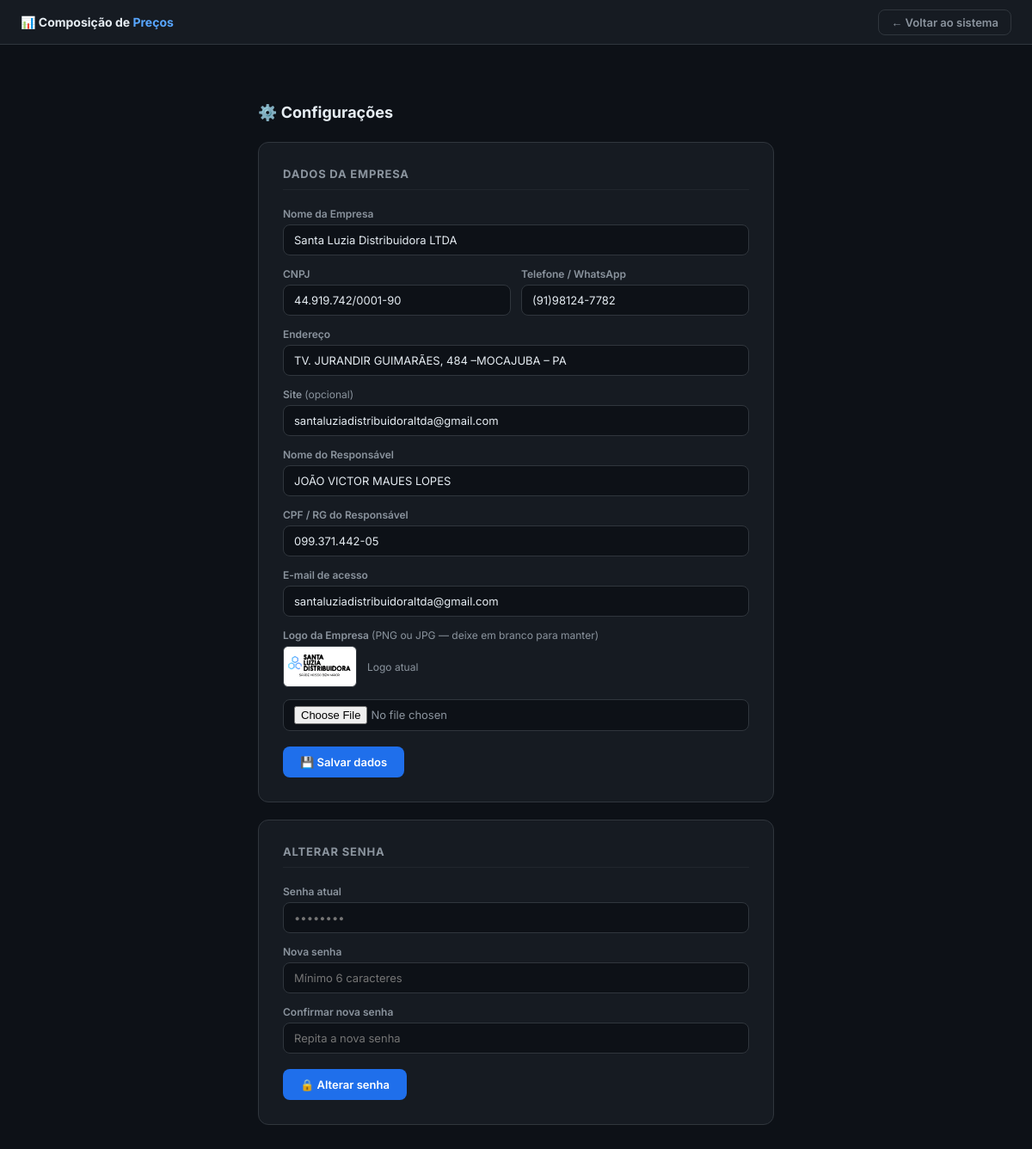
/configuracoes (signed in), run on the app's committed database.
### models.py (models this page shows, shortened)
class Empresa(UserMixin, db.Model):
    __tablename__ = 'empresas'
    id           = db.Column(db.String(36), primary_key=True, default=lambda: str(uuid.uuid4()))
    nome         = db.Column(db.String(200), nullable=False)
    email        = db.Column(db.String(200), unique=True, nullable=False)
    senha_hash   = db.Column(db.String(256), nullable=False)
    cnpj         = db.Column(db.String(20))
    responsavel  = db.Column(db.String(200))
    documento    = db.Column(db.String(30))   # CPF ou RG do responsável
    endereco     = db.Column(db.String(300))
    telefone     = db.Column(db.String(30))
    site         = db.Column(db.String(200))
    logo_path    = db.Column(db.String(300))  # caminho relativo em static/logos/
    criado_em    = db.Column(db.DateTime, default=datetime.utcnow)
    composicoes  = db.relationship('Composicao', backref='empresa', lazy=True, cascade='all, delete-orphan')
    documentos   = db.relationship('Documento',  backref='empresa', lazy=True, cascade='all, delete-orphan')

### routes/auth.py (the view, shortened to what this page needs)
@auth_bp.route('/configuracoes', methods=['GET', 'POST'])
@login_required
def configuracoes():
    from flask_login import current_user
    empresa = current_user
    erros = {}
    sucesso = None
    return render_template('configuracoes.html', empresa=empresa, erros=erros, sucesso=sucesso)

### app.py (called while the page is built)
@login_manager.user_loader
def load_user(user_id):
    return db.session.get(Empresa, user_id)

### templates/configuracoes.html (shortened to what this page needs)
<!DOCTYPE html>
<html lang="pt-BR">
<head>
</head>
<body>
<div class="topbar">
  <div class="topbar-brand">📊 Composição de <span>Preços</span></div>
  <div class="topbar-actions">
    <a href="/" class="btn-back">← Voltar ao sistema</a>
  </div>
</div>
<div class="page">
  <h2>⚙️ Configurações</h2>
  <div class="card">
    <div class="card-title">Dados da Empresa</div>
    <form method="POST" enctype="multipart/form-data">
      <div class="form-group">
        <label>Nome da Empresa</label>
        <input type="text" name="nome" value="{{ empresa.nome or '' }}" required>
      </div>
      <div class="form-row">
        <div class="form-group">
          <label>CNPJ</label>
          <input type="text" name="cnpj" value="{{ empresa.cnpj or '' }}">
        </div>
        <div class="form-group">
          <label>Telefone / WhatsApp</label>
          <input type="text" name="telefone" value="{{ empresa.telefone or '' }}">
        </div>
      </div>
      <div class="form-group">
        <label>Endereço</label>
        <input type="text" name="endereco" value="{{ empresa.endereco or '' }}">
      </div>
      <div class="form-group">
        <label>Site <span>(opcional)</span></label>
        <input type="text" name="site" value="{{ empresa.site or '' }}">
      </div>
      <div class="form-group">
        <label>Nome do Responsável</label>
        <input type="text" name="responsavel" value="{{ empresa.responsavel or '' }}">
      </div>
      <div class="form-group">
        <label>CPF / RG do Responsável</label>
        <input type="text" name="documento" value="{{ empresa.documento or '' }}">
      </div>
      <div class="form-group">
        <label>E-mail de acesso</label>
        <input type="email" name="email" value="{{ empresa.email or '' }}" class="{{ 'erro' if erros.get('email') }}" required>
      </div>
      <div class="form-group">
        <label>Logo da Empresa <span>(PNG ou JPG — deixe em branco para manter)</span></label>
        {% if empresa.logo_path %}
          <div class="logo-preview">
            <img src="/static/{{ empresa.logo_path }}" alt="Logo atual">
            <span>Logo atual</span>
          </div>
        {% endif %}
        <input type="file" name="logo" accept=".png,.jpg,.jpeg,.webp">
      </div>
      <button type="submit" class="btn-save">💾 Salvar dados</button>
    </form>
  </div>
  <div class="card">
    <div class="card-title">Alterar Senha</div>
    <form method="POST">
      <div class="form-group">
        <label>Senha atual</label>
        <input type="password" name="senha_atual" class="{{ 'erro' if erros.get('senha_atual') }}" placeholder="••••••••">
      </div>
      <div class="form-group">
        <label>Nova senha</label>
        <input type="password" name="senha_nova" class="{{ 'erro' if erros.get('senha_nova') }}" placeholder="Mínimo 6 caracteres">
      </div>
      <div class="form-group">
        <label>Confirmar nova senha</label>
        <input type="password" name="senha_conf" class="{{ 'erro' if erros.get('senha_conf') }}" placeholder="Repita a nova senha">
      </div>
      <button type="submit" class="btn-save">🔒 Alterar senha</button>
    </form>
  </div>
</div>
</body>
</html>

### templates/configuracoes.html (style rules this page uses)
*, *::before, *::after { box-sizing: border-box; margin: 0; padding: 0; }
body { font-family: 'Inter', sans-serif; background: #0D1117; color: #E6EDF3; min-height: 100vh; padding: 40px 16px; }
.topbar { background: #161B22; border-bottom: 1px solid #30363D; padding: 0 24px; height: 52px; display: flex; align-items: center; justify-content: space-between; position: fixed; top: 0; left: 0; right: 0; z-index: 100; }
.topbar-brand { font-size: 14px; font-weight: 700; color: #E6EDF3; }
.topbar-brand span { color: #58A6FF; }
.topbar-actions { display: flex; align-items: center; gap: 8px; }
.btn-back { background: transparent; border: 1px solid #30363D; color: #8B949E; padding: 6px 14px; border-radius: 8px; font-size: 13px; font-weight: 600; cursor: pointer; text-decoration: none; font-family: inherit; transition: all .15s; }
.page { max-width: 600px; margin: 80px auto 0; padding-bottom: 60px; }
h2 { font-size: 18px; font-weight: 700; margin-bottom: 24px; }
.card { background: #161B22; border: 1px solid #30363D; border-radius: 12px; padding: 28px; margin-bottom: 20px; }
.card-title { font-size: 13px; font-weight: 700; color: #8B949E; text-transform: uppercase; letter-spacing: .8px; margin-bottom: 20px; padding-bottom: 10px; border-bottom: 1px solid #21262D; }
.form-group { margin-bottom: 14px; }
.form-row { display: grid; grid-template-columns: 1fr 1fr; gap: 12px; }
label { display: block; font-size: 12px; font-weight: 600; color: #8B949E; margin-bottom: 5px; }
label span { font-weight: 400; }
input[type=text], input[type=email], input[type=password] { width: 100%; background: #0D1117; border: 1px solid #30363D; border-radius: 8px; padding: 9px 12px; font-size: 13px; color: #E6EDF3; font-family: inherit; outline: none; transition: border-color .15s; }
input[type=file] { width: 100%; background: #0D1117; border: 1px solid #30363D; border-radius: 8px; padding: 7px 12px; font-size: 13px; color: #8B949E; font-family: inherit; cursor: pointer; }
.logo-preview { display: flex; align-items: center; gap: 12px; margin-bottom: 14px; }
.logo-preview img { height: 48px; width: auto; border-radius: 6px; border: 1px solid #30363D; background: #fff; padding: 4px; }
.logo-preview span { font-size: 12px; color: #8B949E; }
.btn-save { background: #1F6FEB; color: #fff; border: none; border-radius: 8px; padding: 10px 20px; font-size: 13px; font-weight: 600; cursor: pointer; font-family: inherit; transition: background .15s; margin-top: 4px; }

### data on the page
Empresa: nome "Santa Luzia Distribuidora LTDA", cnpj "44.919.742/0001-90", telefone "(91)98124-7782", endereco "TV. JURANDIR GUIMARÃES, 484 –MOCAJUBA – PA", site "santaluziadistribuidoraltda@gmail.com", responsavel "JOÃO VICTOR MAUES LOPES", documento "099.371.442-05", email "santaluziadistribuidoraltda@gmail.com", logo_path (placeholder picture)
